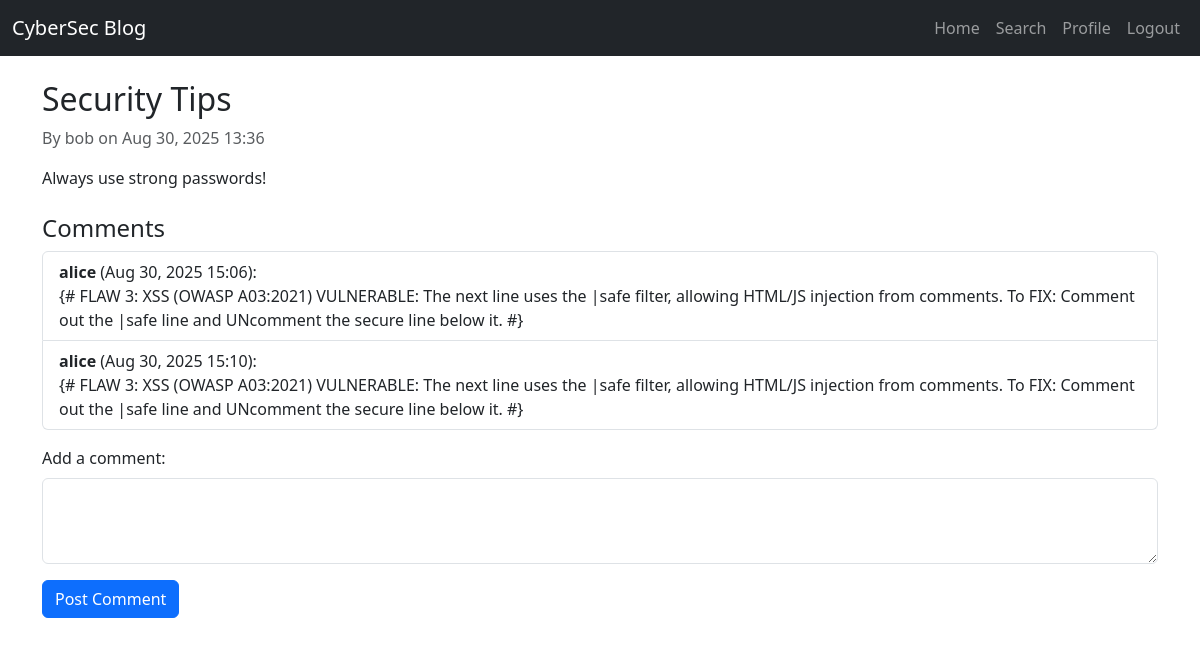
The app's page /post/2/ (signed in) with its own data.
### blog/models.py (models this page shows, shortened)
class BlogPost(models.Model):
	title = models.CharField(max_length=200)  # Title of the post
	content = models.TextField()              # Content of the post
	author = models.ForeignKey(User, on_delete=models.CASCADE)  # Link to the User who wrote the post
	created_date = models.DateTimeField(auto_now_add=True)      # Date and time the post was created

class Comment(models.Model):
	post = models.ForeignKey(BlogPost, on_delete=models.CASCADE)  # Link to the related BlogPost
	author = models.ForeignKey(User, on_delete=models.CASCADE)    # Link to the User who wrote the comment
	content = models.TextField()                                  # Content of the comment
	created_date = models.DateTimeField(auto_now_add=True)        # Date and time the comment was created

### blog/views.py (the view, shortened to what this page needs)
# urls.py: path('post/<int:post_id>/', views.PostDetailView.as_view(), name='post_detail'),  # Post detail
class PostDetailView(View):
	def get(self, request, post_id):
		post = get_object_or_404(BlogPost, id=post_id)
		comments = Comment.objects.filter(post=post).order_by('created_date')
		return render(request, 'blog/post_detail.html', {'post': post, 'comments': comments})

### blog/templates/blog/post_detail.html (shortened to what this page needs)
{% extends 'blog/base.html' %}
{% block content %}
<article class="mb-4">
  <h2>{{ post.title }}</h2>
  <p class="text-muted">By {{ post.author.username }} on {{ post.created_date|date:"M d, Y H:i" }}</p>
  <div class="mb-3">{{ post.content }}</div>
</article>
<section>
  <h4>Comments</h4>
  <ul class="list-group mb-3">
    {% for comment in comments %}
      <li class="list-group-item">
      <strong>{{ comment.author.username }}</strong> ({{ comment.created_date|date:"M d, Y H:i" }}):<br>
      {# FLAW 3: XSS (OWASP A03:2021)
        VULNERABLE: The next line uses the |safe filter, allowing HTML/JS injection from comments.
        To FIX: Comment out the |safe line and UNcomment the secure line below it. #}
      </li>
    {% empty %}
      <li class="list-group-item">No comments yet.</li>
    {% endfor %}
  </ul>
  {% if user.is_authenticated %}
  <form method="post">
    <div class="mb-3">
      <label for="content" class="form-label">Add a comment:</label>
      <textarea class="form-control" id="content" name="content" rows="3" required></textarea>
    </div>
    <button type="submit" class="btn btn-primary">Post Comment</button>
  </form>
  {% else %}
    <p><a href="{% url 'login' %}">Login</a> to comment.</p>
  {% endif %}
</section>
{% endblock %}

### records on screen
BlogPost: title "Security Tips", author.username "bob", created_date "Aug 30, 2025 13:36", content "Always use strong passwords!"
Comment: author.username "alice", created_date "Aug 30, 2025 15:06"
Comment: author.username "alice", created_date "Aug 30, 2025 15:10"
